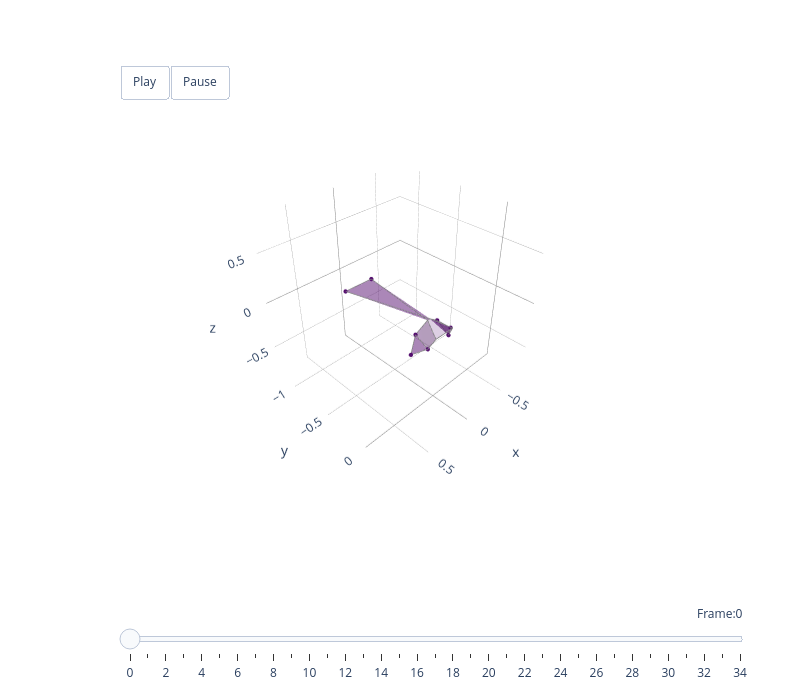

The notebook cell saved with this chart:
### Markdown cell above
### Full bilateral flight reconstruction

We can also reconstruct a complete flight sequence using the mean left and right scores from a hawk (Toothless, 9 m straight flight) and project it onto the species morphology.

### Code cell
# Get mean flight scores for a hawk (raw scores, no sign conventions)
scores_df, _ = get_score_df(scores, unilateral_frame_info_df, size_bin=0.05)

left_binned = get_binned_raw_scores(
    scores, scores_df, hawkname="Toothless", perchDist="9m", turn='Straight',
    left=True, year=2020
)
right_binned = get_binned_raw_scores(
    scores, scores_df, hawkname="Toothless", perchDist="9m", turn='Straight',
    left=False, year=2020
)

Left_selected = left_binned.to_numpy()
Right_selected = right_binned.to_numpy()
components_list = np.arange(12)

# Reconstruct bilateral flight in target species morphology
recon_left = reconstruct(Left_selected, pc_transformed, mu_species, components_list)
recon_right = reconstruct(Right_selected, pc_transformed, mu_species, components_list)
reconstructed_full = to_bilateral(recon_right, left=recon_left)

print(f"Reconstructed flight: {reconstructed_full.shape[0]} frames")
animate_plotly(approx_bird3d, reconstructed_full[:35], colour='#540D6E')

### Figure 1 — Plotly figure (JSON) as saved in the notebook; plotly's stock layout.template omitted (floating-point values rounded to 4 significant figures)
{"data": [{"color": "#540D6E", "hoverinfo": "none", "opacity": 0.5, "type": "mesh3d", "x": [-0.2585, -0.1346, -0.1396], "y": [-0.05217, 0.02602, -0.1124], "z": [-0.2042, -0.1733, -0.09074]}, {"hoverinfo": "name", "line": {"color": "grey", "width": 1.5}, "mode": "lines", "name": "left_handwing #540D6E", "type": "scatter3d", "x": [-0.2585, -0.1346, -0.1396, -0.2585], "y": [-0.05217, 0.02602, -0.1124, -0.05217], "z": [-0.2042, -0.1733, -0.09074, -0.2042]}, {"color": "#540D6E", "hoverinfo": "none", "opacity": 0.5, "type": "mesh3d", "x": [0.2522, 0.1289, 0.1362], "y": [-0.05014, 0.02581, -0.11], "z": [-0.2059, -0.1735, -0.09199]}, {"hoverinfo": "name", "line": {"color": "grey", "width": 1.5}, "mode": "lines", "name": "right_handwing #540D6E", "type": "scatter3d", "x": [0.2522, 0.1289, 0.1362, 0.2522], "y": [-0.05014, 0.02581, -0.11, -0.05014], "z": [-0.2059, -0.1735, -0.09199, -0.2059]}, {"color": "#540D6E", "hoverinfo": "none", "opacity": 0.4, "type": "mesh3d", "x": [-0.1346, -0.1396, -0.0146, -0.1047], "y": [0.02602, -0.1124, -0.08842, 0.0883], "z": [-0.1733, -0.09074, 0.005491, -0.045]}, {"hoverinfo": "name", "line": {"color": "grey", "width": 1.5}, "mode": "lines", "name": "left_armwing #540D6E", "type": "scatter3d", "x": [-0.1346, -0.1396, -0.0146, -0.1047, -0.1346], "y": [0.02602, -0.1124, -0.08842, 0.0883, 0.02602], "z": [-0.1733, -0.09074, 0.005491, -0.045, -0.1733]}, {"color": "#540D6E", "hoverinfo": "none", "opacity": 0.4, "type": "mesh3d", "x": [0.1289, 0.1362, 0.0146, 0.1047], "y": [0.02581, -0.11, -0.08842, 0.0883], "z": [-0.1735, -0.09199, 0.005491, -0.045]}, {"hoverinfo": "name", "line": {"color": "grey", "width": 1.5}, "mode": "lines", "name": "right_armwing #540D6E", "type": "scatter3d", "x": [0.1289, 0.1362, 0.0146, 0.1047, 0.1289], "y": [0.02581, -0.11, -0.08842, 0.0883, 0.02581], "z": [-0.1735, -0.09199, 0.005491, -0.045, -0.1735]}, {"color": "#540D6E", "hoverinfo": "none", "opacity": 0.2, "type": "mesh3d", "x": [0.1047, -0.1047, -0.0146, 0.0146], "y": [0.0883, 0.0883, -0.08842, -0.08842], "z": [-0.045, -0.045, 0.005491, 0.005491]}, {"hoverinfo": "name", "line": {"color": "grey", "width": 1.5}, "mode": "lines", "name": "body #540D6E", "type": "scatter3d", "x": [0.1047, -0.1047, -0.0146, 0.0146, 0.1047], "y": [0.0883, 0.0883, -0.08842, -0.08842, 0.0883], "z": [-0.045, -0.045, 0.005491, 0.005491, -0.045]}, {"color": "#540D6E", "hoverinfo": "none", "opacity": 0.5, "type": "mesh3d", "x": [-0.1741, 0.1431, -0.0146, 0.0146], "y": [-0.9986, -1.009, -0.08842, -0.08842], "z": [-0.07995, -0.07929, 0.005491, 0.005491]}, {"hoverinfo": "name", "line": {"color": "grey", "width": 1.5}, "mode": "lines", "name": "tail #540D6E", "type": "scatter3d", "x": [-0.1741, 0.1431, -0.0146, 0.0146, -0.1741], "y": [-0.9986, -1.009, -0.08842, -0.08842, -0.9986], "z": [-0.07995, -0.07929, 0.005491, 0.005491, -0.07995]}, {"hoverinfo": "none", "marker": {"color": "#540D6E", "opacity": 1, "size": 2.5}, "mode": "markers", "type": "scatter3d", "x": [-0.2585, 0.2522, -0.1346, 0.1289, -0.1396, 0.1362, 0.1431, -0.1741], "y": [-0.05217, -0.05014, 0.02602, 0.02581, -0.1124, -0.11, -1.009, -0.9986], "z": [-0.2042, -0.2059, -0.1733, -0.1735, -0.09074, -0.09199, -0.07929, -0.07995]}], "layout": {"height": 700, "margin": {"b": 100, "l": 50, "r": 50, "t": 100}, "scene": {"aspectmode": "cube", "aspectratio": {"x": 1, "y": 1, "z": 1}, "camera": {"eye": {"x": 1.5, "y": 1.5, "z": 1.5}, "up": {"x": 0, "y": 0, "z": 1}}, "domain": {"x": [0, 1], "y": [0.1, 1]}, "xaxis": {"backgroundcolor": "white", "dtick": 0.5, "gridcolor": "grey", "gridwidth": 0.5, "range": [-0.8302, 0.8302], "showbackground": true, "tick0": 0, "zerolinecolor": "grey"}, "yaxis": {"backgroundcolor": "white", "dtick": 0.5, "gridcolor": "grey", "gridwidth": 0.5, "range": [-1.259, 0.4012], "showbackground": true, "tick0": 0, "zerolinecolor": "grey"}, "zaxis": {"backgroundcolor": "white", "dtick": 0.5, "gridcolor": "grey", "gridwidth": 0.5, "range": [-0.8302, 0.8302], "showbackground": true, "tick0": 0, "zerolinecolor": "grey"}}, "showlegend": false, "sliders": [{"active": 0, "currentvalue": {"font": {"size": 12}, "prefix": "Frame:", "visible": true, "xanchor": "right"}, "len": 0.9, "pad": {"b": 10, "t": 50}, "steps": [{"args": [[0], {"frame": {"duration": 300, "redraw": true}, "mode": "immediate", "transition": {"duration": 300}}], "label": "0", "method": "animate"}, {"args": [[1], {"frame": {"duration": 300, "redraw": true}, "mode": "immediate", "transition": {"duration": 300}}], "label": "1", "method": "animate"}, {"args": [[2], {"frame": {"duration": 300, "redraw": true}, "mode": "immediate", "transition": {"duration": 300}}], "label": "2", "method": "animate"}, {"args": [[3], {"frame": {"duration": 300, "redraw": true}, "mode": "immediate", "transition": {"duration": 300}}], "label": "3", "method": "animate"}, {"args": [[4], {"frame": {"duration": 300, "redraw": true}, "mode": "immediate", "transition": {"duration": 300}}], "label": "4", "method": "animate"}, {"args": [[5], {"frame": {"duration": 300, "redraw": true}, "mode": "immediate", "transition": {"duration": 300}}], "label": "5", "method": "animate"}, {"args": [[6], {"frame": {"duration": 300, "redraw": true}, "mode": "immediate", "transition": {"duration": 300}}], "label": "6", "method": "animate"}, {"args": [[7], {"frame": {"duration": 300, "redraw": true}, "mode": "immediate", "transition": {"duration": 300}}], "label": "7", "method": "animate"}, {"args": [[8], {"frame": {"duration": 300, "redraw": true}, "mode": "immediate", "transition": {"duration": 300}}], "label": "8", "method": "animate"}, {"args": [[9], {"frame": {"duration": 300, "redraw": true}, "mode": "immediate", "transition": {"duration": 300}}], "label": "9", "method": "animate"}, {"args": [[10], {"frame": {"duration": 300, "redraw": true}, "mode": "immediate", "transition": {"duration": 300}}], "label": "10", "method": "animate"}, {"args": [[11], {"frame": {"duration": 300, "redraw": true}, "mode": "immediate", "transition": {"duration": 300}}], "label": "11", "method": "animate"}, {"args": [[12], {"frame": {"duration": 300, "redraw": true}, "mode": "immediate", "transition": {"duration": 300}}], "label": "12", "method": "animate"}, {"args": [[13], {"frame": {"duration": 300, "redraw": true}, "mode": "immediate", "transition": {"duration": 300}}], "label": "13", "method": "animate"}, {"args": [[14], {"frame": {"duration": 300, "redraw": true}, "mode": "immediate", "transition": {"duration": 300}}], "label": "14", "method": "animate"}, {"args": [[15], {"frame": {"duration": 300, "redraw": true}, "mode": "immediate", "transition": {"duration": 300}}], "label": "15", "method": "animate"}, {"args": [[16], {"frame": {"duration": 300, "redraw": true}, "mode": "immediate", "transition": {"duration": 300}}], "label": "16", "method": "animate"}, {"args": [[17], {"frame": {"duration": 300, "redraw": true}, "mode": "immediate", "transition": {"duration": 300}}], "label": "17", "method": "animate"}, {"args": [[18], {"frame": {"duration": 300, "redraw": true}, "mode": "immediate", "transition": {"duration": 300}}], "label": "18", "method": "animate"}, {"args": [[19], {"frame": {"duration": 300, "redraw": true}, "mode": "immediate", "transition": {"duration": 300}}], "label": "19", "method": "animate"}, {"args": [[20], {"frame": {"duration": 300, "redraw": true}, "mode": "immediate", "transition": {"duration": 300}}], "label": "20", "method": "animate"}, {"args": [[21], {"frame": {"duration": 300, "redraw": true}, "mode": "immediate", "transition": {"duration": 300}}], "label": "21", "method": "animate"}, {"args": [[22], {"frame": {"duration": 300, "redraw": true}, "mode": "immediate", "transition": {"duration": 300}}], "label": "22", "method": "animate"}, {"args": [[23], {"frame": {"duration": 300, "redraw": true}, "mode": "immediate", "transition": {"duration": 300}}], "label": "23", "method": "animate"}, {"args": [[24], {"frame": {"duration": 300, "redraw": true}, "mode": "immediate", "transition": {"duration": 300}}], "label": "24", "method": "animate"}, {"args": [[25], {"frame": {"duration": 300, "redraw": true}, "mode": "immediate", "transition": {"duration": 300}}], "label": "25", "method": "animate"}, {"args": [[26], {"frame": {"duration": 300, "redraw": true}, "mode": "immediate", "transition": {"duration": 300}}], "label": "26", "method": "animate"}, {"args": [[27], {"frame": {"duration": 300, "redraw": true}, "mode": "immediate", "transition": {"duration": 300}}], "label": "27", "method": "animate"}, {"args": [[28], {"frame": {"duration": 300, "redraw": true}, "mode": "immediate", "transition": {"duration": 300}}], "label": "28", "method": "animate"}, {"args": [[29], {"frame": {"duration": 300, "redraw": true}, "mode": "immediate", "transition": {"duration": 300}}], "label": "29", "method": "animate"}, {"args": [[30], {"frame": {"duration": 300, "redraw": true}, "mode": "immediate", "transition": {"duration": 300}}], "label": "30", "method": "animate"}, {"args": [[31], {"frame": {"duration": 300, "redraw": true}, "mode": "immediate", "transition": {"duration": 300}}], "label": "31", "method": "animate"}, {"args": [[32], {"frame": {"duration": 300, "redraw": true}, "mode": "immediate", "transition": {"duration": 300}}], "label": "32", "method": "animate"}, {"args": [[33], {"frame": {"duration": 300, "redraw": true}, "mode": "immediate", "transition": {"duration": 300}}], "label": "33", "method": "animate"}, {"args": [[34], {"frame": {"duration": 300, "redraw": true}, "mode": "immediate", "transition": {"duration": 300}}], "label": "34", "method": "animate"}], "transition": {"duration": 300, "easing": "cubic-in-out"}, "x": 0.1, "xanchor": "left", "y": 0, "yanchor": "top"}], "updatemenus": [{"buttons": [{"args": [null, {"frame": {"duration": 100, "redraw": true}, "mode": "immediate"}], "label": "Play", "method": "animate"}, {"args": [[null], {"frame": {"duration": 0, "redraw": true}, "mode": "immediate"}], "label": "Pause", "method": "animate"}], "direction": "left", "pad": {"r": 10, "t": 10}, "showactive": false, "type": "buttons", "x": 0.1, "xanchor": "left", "y": 1.1, "yanchor": "top"}], "width": 800}}
